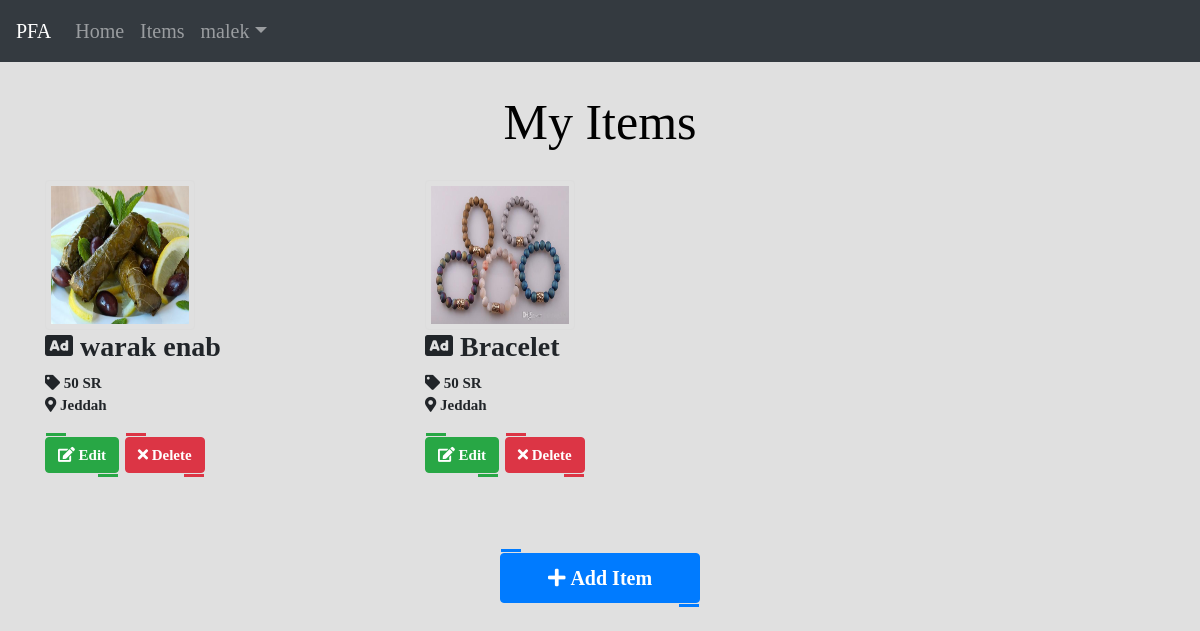
The app's page /my_items.php (signed in) with its own data.
### tables this page shows
CREATE TABLE `items` (
  `ID` int(11) NOT NULL,
  `Name` varchar(255) NOT NULL,
  `Description` varchar(255) NOT NULL,
  `Price` int(11) NOT NULL,
  `Date` date NOT NULL,
  `City` varchar(255) NOT NULL,
  `img` varchar(255) NOT NULL,
  `Cat_ID` int(11) NOT NULL,
  `Member_ID` int(11) NOT NULL
);

### my_items.php (the view, shortened to what this page needs)
<?php
if(isset($_SESSION['username'])){
 include "include.php";
$do= isset($_GET['do']) ? $_GET['do'] : 'manage';
 if ($do =='manage') {
$id_member=$_SESSION['uid'];
?>
<h1 class="text-center">My Items</h1>
<div class="container info">
<?php
$select=$connect->prepare("SELECT * FROM items WHERE Member_ID=?");
$select->execute(array($id_member));
echo '<div class="row">';
foreach ($select as $sel) {
echo '<div class="col-sm-6 col-md-4">';
	echo '<div class="thumbnail item-box">';
		echo "<img src='admin/upload/" . $sel['img']."'/>";
		echo '<div class="caption">';
			echo '<h3><i class="fas fa-ad"> ' . $sel['Name']  .       '</i></h3>';
		    echo '<p><i class="fas fa-tag"> '   . $sel['Price'] ." SR" .  '</i></p>';
		    echo '<p><i class="fas fa-map-marker-alt"> ' . $sel['City']  .       '</i></p>';
	echo '</div>';
	  echo "<a href='my_items.php?do=edit&itemid=".$sel['ID']."'class='btn btn-success'><i class='fas fa-edit '> Edit</i></a>";
      echo "<a href='my_items.php?do=delete&itemid=".$sel['ID']."' class='confirm btn btn-danger'><i class='fas fa-times'> Delete</i></a>";
		echo '</div>';
	echo '</div>';
}
echo '</div>';
	echo '</div>';
echo "<div class='text-center'><a href='my_items.php?do=add' class=' btn btn-primary add'><i class='fas fa-plus edit'> Add Item</i></a></div>";
}
}else {
header('Location:homepage.php');
exit();
}

### css/frontend.css (style rules this page uses)
.text-center { margin-top: 30px; }
img { border: 1px solid #ddd; border-radius: 4px; padding: 5px; width: 150px; height: 150px; }
h1 { font-size: 50px; color: black; }
a { color:black; }
p { margin-top: 0; margin-bottom: 0rem; }
.add { width: 200px; height: 50px; }
i.edit { padding-top: 8px; font-size: 20px; }
.info { font-size: 22px; }
.btn { margin-bottom: 30px; margin-top: 20px; font-size: 15px; position: relative; }
.btn:before, .btn:after { content: ''; width: 20px; height: 3px; background-color: inherit; position: absolute; transition: .3s; }
.btn:before { left: 0px; top: -5px; }
.btn:after { right: 0px; bottom: -5px; }
.item-box .caption { font-size: 15px; }
.info { padding-top: 20px; }

### records on screen
items: img (picture), Name "warak enab", Price "50", City "Jeddah"
items: img (picture), Name "Bracelet", Price "50", City "Jeddah"

### other values on screen
$_SESSION['username'] "malek"
